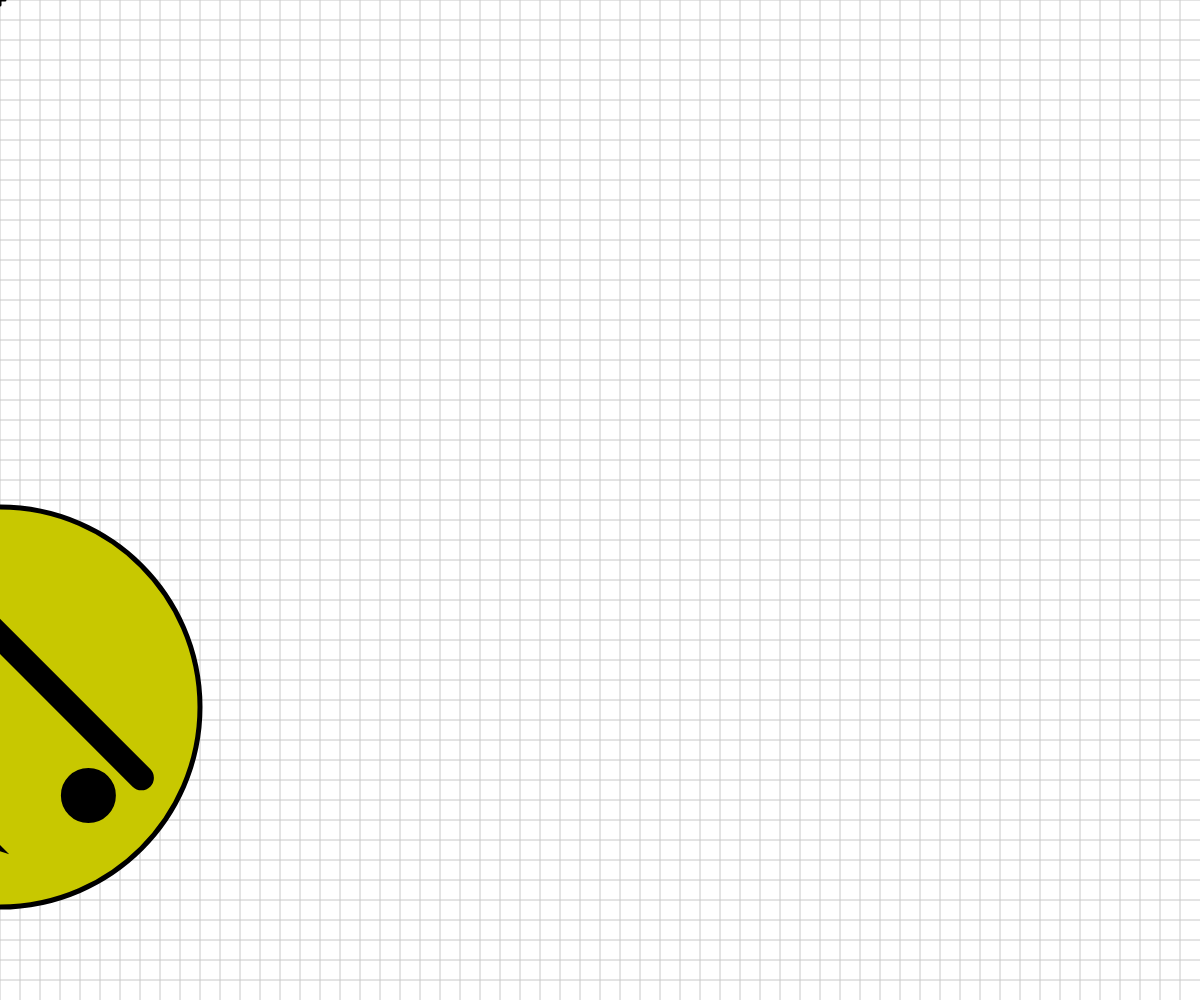
Frame 1 (no input)
Frame 60 (no input): identical to frame 1, image omitted
Frame 120 (the mouse pressed at the canvas centre since frame 60): identical to frame 1, image omitted

The p5.js sketch that drew this single still picture (run headless with seeded random() and noise() and a simulated clock; from frame 60 on, the mouse is pressed at the canvas centre):

// p5.js sketch
// ── sketch.js
// Basic Transformations Sandbox


let originalSpacing = 20;


function setup() {
  createCanvas(windowWidth, windowHeight);
}

function draw() {
  //each frame, coord system resets to normal
  background(255);
  drawBasicGrid(200);

  //transformation one: TRANSLATION
  // push(); //makes a new coord system on top
  // translate(120,120);
  // drawBasicGrid(150);
  // rectangleRed(0,0);
  // pop(); //reverts back to previous coord system
 
  // rectangleBlue(0,0);

  //transformation two: SCALE
  // push();
  // rectMode(CORNER);
  // rectangleRed(40,0);
  // // 1 = no change , 1> = smaller, 1< =larger
  // let scaleAmount = 2.5;
  // translate(140,140);
  // scale(scaleAmount); //changes the size of a pixel
  // drawBasicGrid(100);
  // rectangleBlue(0,0);
  // pop();
  //transformation three: ROTATION
  //reminder: rotations are measured in radians, not degrees! Functions can help with the conversion...
  // push();
  // rectangleRed(20,20);
  // translate(140,140);
  // face(0,0);
  // rotate(radians(frameCount)); //always around origin (0,0)
  // //drawBasicGrid(100);
  // rectangleBlue(frameCount/5,0);
  // rectangleRed(100,0);
  // pop();


  //Combinations of Transformations
  //the order matters !!
  push();
  scale(5);
  rotate(radians(45));
  translate(100,100);
  
  face(0,0);

  pop();
  

}


function face(x, y) {
  //draw a face at x,y
  push();
  translate(x,y);
  ellipseMode(CENTER);
  fill(200,200,0);
  stroke(0);
  ellipse(0,0,80,80);
  fill(90, 140, 30, 220);
  triangle(-20, 20, 20, 20, 0, 30);
  fill(0);
  ellipse(-25,0,10,10);
  ellipse(25,0,10,10);
  strokeWeight(5);
  line(-30,-10,30,-10);
  strokeWeight(1);
  pop();

}

function rectangleRed(x, y) {
  //draw a red rectangle at x,y (sized 50 pixels square) - to visualize what happens to the coordinate system
  //when different basic transformations are applied.
  noStroke();
  fill(255, 0, 0, 150);
  rect(x, y, 50, 50);

}

function rectangleBlue(x, y) {
  //draw a red rectangle at x,y (sized 50 pixels square) - to visualize what happens to the coordinate system
  //when different basic transformations are applied.
  noStroke();
  fill(0, 0, 255, 150);
  rect(x, y, 50, 50);

}

function drawBasicGrid(shade) {
  //draw the normal cartesian Coordinate Grid, in a light color. Spaced at 20 px by default
  stroke(shade);
  for (let x = 0; x < width; x += 20) {
    line(x, 0, x, height);
  }
  for (let y = 0; y < height; y += 20) {
    line(0, y, width, y);
  }

  //Draw "X" at the origin
  strokeWeight(3);
  stroke(0);
  line(-5,0,5,0);
  line(0,5,0,-5);
  strokeWeight(1);
}
